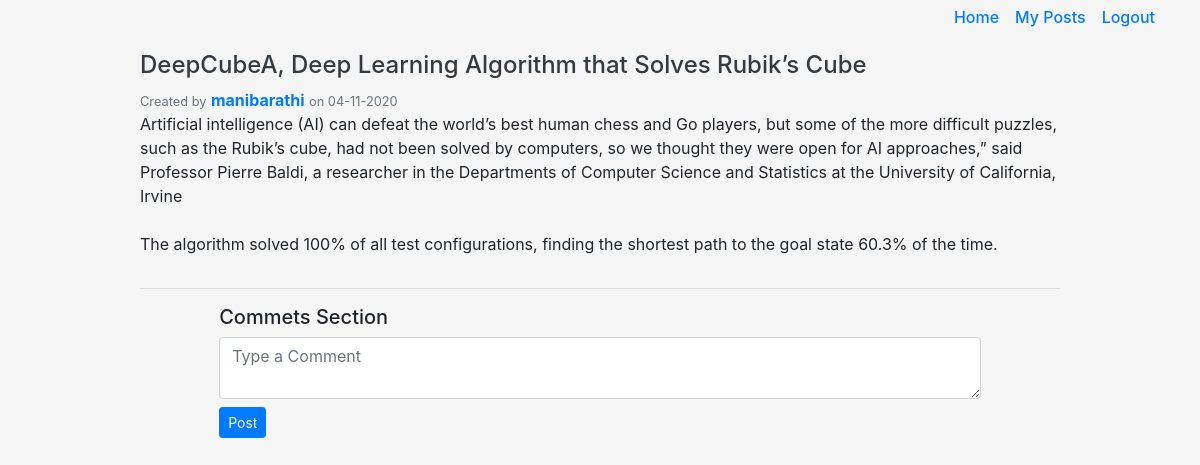
Page /post/12 (signed in) on the earlier database version.
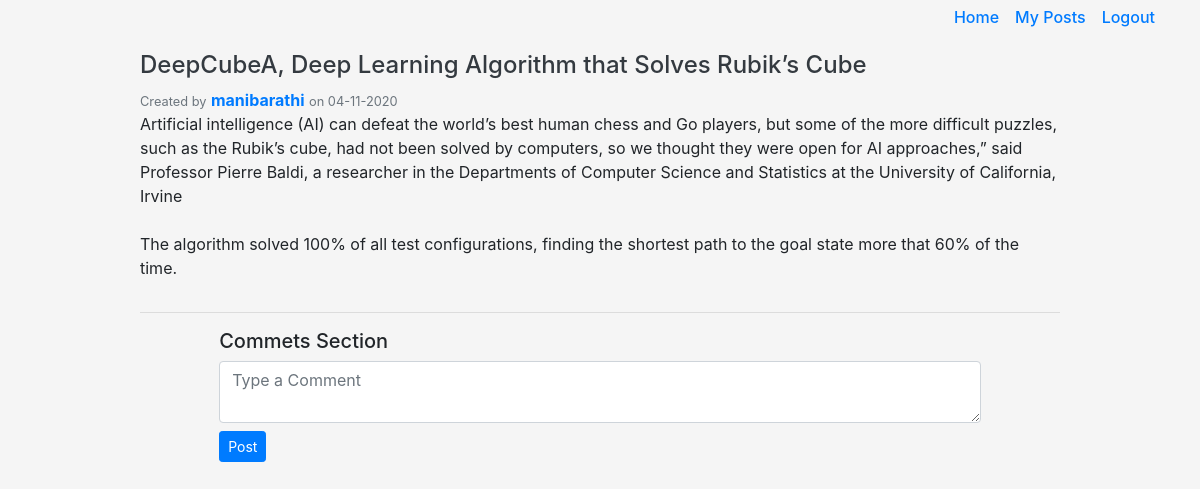
Same page on the later database version.
### MainApp/models.py (models this page shows, shortened)
class Posts(db.Model):
	id = db.Column(db.Integer, primary_key=True)
	date_posted = db.Column(db.DateTime, nullable=False,default=datetime.utcnow)
	title = db.Column(db.String(50), unique=True, nullable=False)
	content = db.Column(db.Text, nullable=False)
	user_id = db.Column(db.Integer,db.ForeignKey('user.id'),nullable=False)
	comments = db.relationship('Comment',backref='post',lazy=True)

class User(db.Model, UserMixin):
	id = db.Column(db.Integer, primary_key=True)
	username = db.Column(db.String(25), unique=True, nullable=False)
	email = db.Column(db.String(50), unique=True, nullable=False)
	password = db.Column(db.String(50), nullable=False)
	posts = db.relationship('Posts',backref='author',lazy=True)
	comments = db.relationship('Comment',backref='author',lazy=True)

### MainApp/posts/routes.py (the view)
@posts.route('/post/<int:post_id>',methods=['GET'])
@login_required
def individualPostPage(post_id):
	post = Posts.query.get(post_id)
	if post :
		return render_template('individual_post.html',post = post)
	return abort(404,'Route Does Not Exists')

### MainApp/models.py (called while the page is built)
@login_manager.user_loader
def load_user(user_id):
	return User.query.get(int(user_id))

### MainApp/templates/individual_post.html (shortened to what this page needs)
{% extends 'base.html' %}
{% block content %}
<div class="row justify-content-center mt-3">
	<div class="col-md-10">
		<div class="row justify-content-center">
			<div class="col-md-12">
				<h4 class="article-title text-dark">{{ post.title }}</h4>
				<small class="text-muted">Created by</small>
				<a class="font-weight-bold text-primary" href="{{url_for('users.anyProfilePage',username
				=post.author.username)}}">{{post.author.username}}</a>
				<small class="text-muted">on {{post.date_posted.strftime('%d-%m-%Y')}}</small>
				<p class="article-content post-wrap">{{ post.content }}</p>
			</div>
		</div>
		<hr>
		<div class="row justify-content-center mb-5">
			<div class="col-md-10" id="comments-column">
				<h5>Commets Section</h5>
				<form id="comment-form">
					<textarea class="form-control" name="comment-text" required autocomplete="off" placeholder="Type a Comment"></textarea>
					<button data-comment="{{post.id}}" id="comment-btn" class="btn btn-primary btn-sm mt-2 mb-2" type="submit">Post</button>
				</form>
			</div>
		</div>
	</div>
</div>
{% endblock %}

### MainApp/templates/base.html (shortened to what this page needs)
<!doctype html>
<html lang="en">
  <head>
    <link rel="stylesheet" href="https://cdnjs.cloudflare.com/ajax/libs/font-awesome/5.15.1/css/all.min.css" />
    <link rel="stylesheet" href="https://cdn.jsdelivr.net/npm/bootstrap@4.5.3/dist/css/bootstrap.min.css">
    <link rel="stylesheet" type="text/css" href="{{url_for('static',filename='css/style.css')}}">
  </head>
  <body >
    <div class="container">
        {% if current_user.is_authenticated %}
            <div class="d-flex justify-content-end">
                <h6 class="text-right mt-2"><span><a href="{{url_for('main.homePage')}}" id="home-link" class="">Home</a></span> </h6>
                <h6 class="text-right mt-2 ml-3"><span><a href="{{url_for('users.accountPage')}}" id="myposts-link" class="">My Posts</a></span> </h6>
                <h6 class="text-right mt-2 ml-3 "><span><a href="{{url_for('users.logoutPage')}}" id="logout-link" class="">Logout</a></span></h6>
            </div>
        {% else %}
            <div class="d-flex justify-content-end">
                <h6 class="text-right mt-2"> <span><a href="{{url_for('users.loginPage')}} " id="login-link">LogIn</a></span></h6>
                <h6 class="text-right mt-2 ml-3"> <span><a href="{{url_for('users.signUpPage')}}" id="signup-link">SignUp</a></span></h6>
            </div>
        {% endif %}
        {% block content %}
        {% endblock %}
    </div>
  </body>
</html>

### MainApp/static/css/style.css (style rules this page uses)
html { scroll-behavior: smooth; }
body { background: whitesmoke; }
a { text-decoration: none !important; }
.post-wrap { white-space: pre-wrap; }

Differences in the rows shown:
changed Posts "DeepCubeA, Deep Learning Algorithm that Solves Rubik’s Cube": content "…to the goal state 60.3% of the time." → "…to the goal state more that 60% of the time."
